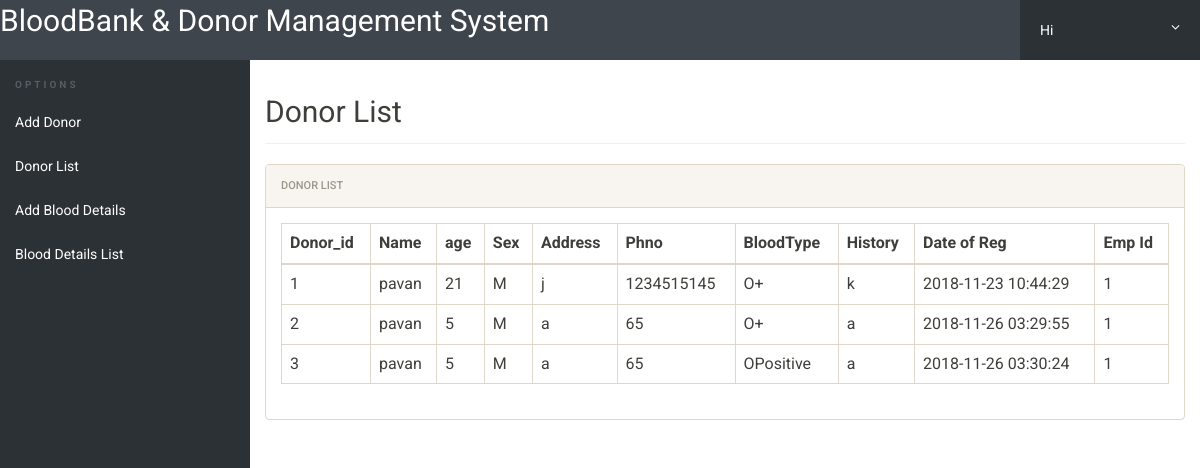
The app's page /admin/donor-list.php (signed in) with its own data.
### tables this page shows
CREATE TABLE `dateofreg1` (
  `Emp_id` int(11) NOT NULL,
  `Donor_id` int(11) NOT NULL,
  `Dateofreg` timestamp NOT NULL DEFAULT CURRENT_TIMESTAMP ON UPDATE CURRENT_TIMESTAMP
);

CREATE TABLE `blooddonor` (
  `Donor_id` int(11) NOT NULL,
  `Name` varchar(20) NOT NULL,
  `Age` smallint(6) DEFAULT NULL,
  `Sex` varchar(1) DEFAULT NULL,
  `Address` text,
  `phno` bigint(11) NOT NULL,
  `BloodType` varchar(25) NOT NULL,
  `History` text
);

### admin/donor-list.php (the view, shortened to what this page needs)
<?php
include('includes/config.php');
if(strlen($_SESSION['username'])==0)
	{
header('location:index.php');
}
else{
    ?>
<html lang="en" class="no-js">
<head>
	<link rel="stylesheet" href="css/font-awesome.min.css">
	<link rel="stylesheet" href="css/bootstrap.min.css">
	<link rel="stylesheet" href="css/dataTables.bootstrap.min.css">
	<link rel="stylesheet" href="css/bootstrap-social.css">
	<link rel="stylesheet" href="css/bootstrap-select.css">
	<link rel="stylesheet" href="css/fileinput.min.css">
	<link rel="stylesheet" href="css/awesome-bootstrap-checkbox.css">
	<link rel="stylesheet" href="css/style.css">
</head>
<body>
	<?php include('includes/header.php');?>
	<div class="ts-main-content">
	<?php include('includes/leftbar.php');?>
		<div class="content-wrapper">
			<div class="container-fluid">
				<div class="row">
					<div class="col-md-12">
						<h2 class="page-title">Donor List</h2>
						<div class="panel panel-default">
							<div class="panel-heading">Donor List</div>
							<div class="panel-body">
								<table id="zctb" class="display table  table-bordered table-hover" cellspacing="0" width="100%">
									<thead>
										<tr>
										    <th>Donor_id</th>
											<th>Name</th>
											<th>age</th>
											<th>Sex</th>
											<th>Address</th>
											<th>Phno</th>
											<th>BloodType</th>
											<th>History</th>
											<th>Date of Reg</th>
											<th>Emp Id</th>
										</tr>
									</thead>
<tbody>
    <?php
    $query = "Select * from blooddonor b natural join dateofreg1 d where b.Donor_id = d.Donor_id ";
$donors = mysqli_query($conn,$query);
while($row = mysqli_fetch_assoc($donors))
{
    $Donor_id = $row['Donor_id'];
    $Name = $row['Name'];
    $Age = $row['Age'];
    $Sex = $row['Sex'];
    $Address = $row['Address'];
    $phno = $row['phno'];
    $BloodType = $row['BloodType'];
    $History = $row['History'];
    $dateofreg = $row['Dateofreg'];
    $empid = $row['Emp_id'];
echo "<tr>";
echo "<td>$Donor_id</td>";
echo "<td>$Name</td>";
echo "<td>$Age</td>";
echo "<td>$Sex</td>";
echo "<td>$Address</td>";
echo "<td>$phno</td>";
echo "<td>$BloodType</td>";
echo "<td>$History</td>";
echo "<td>$dateofreg</td>";
echo "<td>$empid</td>";
}
?>
</tbody>
								</table>
    </div>
												</div>
											</div>
							</div>
						</div>
					</div>
				</div>
</body>
</html>
<?php } ?>

### admin/includes/header.php (shortened to what this page needs)
<div class="brand clearfix">
	<a href="\bbdms\index.php" style="font-size: 30px; padding-top:1%; color:#ffff">BloodBank & Donor Management System </a>
		<ul class="ts-profile-nav">
			<li class="ts-account">
				<a href="#">Hi <?php
                    ?><i class="fa fa-angle-down hidden-side"></i></a>
			</li>
		</ul>
	</div>

### admin/includes/leftbar.php (shortened to what this page needs)
	<nav class="ts-sidebar">
			<ul class="ts-sidebar-menu">
				<li class="ts-label">Options</li>
<li><a href="add-donor.php"> Add Donor</a></li>
<li><a href="donor-list.php"> Donor List</a></li>
<li><a href="blood-detail.php">Add Blood Details</a></li>
<li><a href="BloodDetailslist.php">Blood Details List</a></li>
</ul>
</nav>

### admin/css/style.css (style rules this page uses)
html { font-size: 14px; }
@media only screen and (min-width: 480px) { html { font-size: 17px; } }
@media only screen and (min-width: 768px) { html { font-size: 14px; } }
body { font-size: 1em; }
a { color: #37a6c4; }
.panel { overflow: hidden; }
ul, li { margin: 0; padding: 0; list-style: none; }
.page-title { padding-bottom: 15px; margin-bottom: 20px; border-bottom: 1px solid #f0f0f0; }
.brand { background: #3e454c; position: relative; z-index: 3; position: fixed; width: 100%; top: 0; }
.brand .ts-profile-nav { float: right; display: none; }
.brand .ts-profile-nav li { float: left; position: relative; }
.brand .ts-profile-nav li a { display: block; padding: 20px; color: #fff; }
.brand .ts-profile-nav .ts-account .fa-angle-down { float: right; }
.brand .ts-profile-nav .ts-account > a { width: 180px; background: #2c3136; }
@media only screen and (min-width: 992px) { .brand .ts-profile-nav { display: block; } }
.ts-sidebar { background: #2c3136; max-height: 0; transition: max-height 0.3s; overflow: hidden; position: fixed; z-index: 2; width: 100%; bottom: 0; top: 60px; overflow-y: auto; }
@media only screen and (min-width: 992px) { .ts-sidebar { max-height: 100%; bottom: 0; } }
.ts-sidebar-menu .ts-label { color: #585c64; font-weight: bold; padding: 8px 15px; text-transform: uppercase; font-size: 10px; letter-spacing: 3px; margin-top: 10px; }
.ts-sidebar-menu a { display: block; text-decoration: none; padding: 12px 15px; color: #fff; }
.ts-sidebar-menu li { position: relative; }
.ts-main-content .content-wrapper { padding-top: 15px; margin-top: 60px; }
@media only screen and (min-width: 992px) { .ts-main-content .ts-sidebar { width: 250px; float: left; } }
@media only screen and (min-width: 992px) { .ts-main-content .content-wrapper { margin-left: 250px; } }

### records on screen
dateofreg1: Donor_id.Donor_id "1", Donor_id.Name "pavan", Donor_id.Age "21", Donor_id.Sex "M", Donor_id.Address "j", Donor_id.phno "1234515145", Donor_id.BloodType "O+", Donor_id.History "k", Dateofreg "2018-11-23 10:44:29", Emp "1"
dateofreg1: Donor_id.Donor_id "2", Donor_id.Name "pavan", Donor_id.Age "5", Donor_id.Sex "M", Donor_id.Address "a", Donor_id.phno "65", Donor_id.BloodType "O+", Donor_id.History "a", Dateofreg "2018-11-26 03:29:55", Emp "1"
dateofreg1: Donor_id.Donor_id "3", Donor_id.Name "pavan", Donor_id.Age "5", Donor_id.Sex "M", Donor_id.Address "a", Donor_id.phno "65", Donor_id.BloodType "OPositive", Donor_id.History "a", Dateofreg "2018-11-26 03:30:24", Emp "1"
